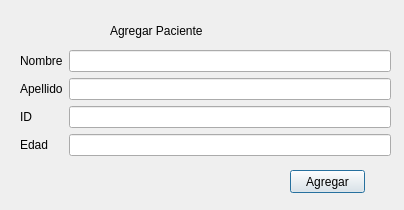
<?xml version="1.0" encoding="UTF-8"?>
<ui version="4.0">
 <class>Dialog</class>
 <widget class="QDialog" name="Dialog">
  <property name="geometry">
   <rect>
    <x>0</x>
    <y>0</y>
    <width>404</width>
    <height>210</height>
   </rect>
  </property>
  <property name="windowTitle">
   <string>Dialog</string>
  </property>
  <widget class="QWidget" name="formLayoutWidget">
   <property name="geometry">
    <rect>
     <x>20</x>
     <y>50</y>
     <width>371</width>
     <height>111</height>
    </rect>
   </property>
   <layout class="QFormLayout" name="formLayout">
    <item row="0" column="0">
     <widget class="QLabel" name="label_3">
      <property name="text">
       <string>Nombre</string>
      </property>
     </widget>
    </item>
    <item row="0" column="1">
     <widget class="QLineEdit" name="nombre"/>
    </item>
    <item row="1" column="0">
     <widget class="QLabel" name="label_2">
      <property name="text">
       <string>Apellido</string>
      </property>
     </widget>
    </item>
    <item row="1" column="1">
     <widget class="QLineEdit" name="apellido"/>
    </item>
    <item row="2" column="0">
     <widget class="QLabel" name="label_4">
      <property name="text">
       <string>ID</string>
      </property>
     </widget>
    </item>
    <item row="2" column="1">
     <widget class="QLineEdit" name="id"/>
    </item>
    <item row="3" column="0">
     <widget class="QLabel" name="label_5">
      <property name="text">
       <string>Edad</string>
      </property>
     </widget>
    </item>
    <item row="3" column="1">
     <widget class="QLineEdit" name="edad"/>
    </item>
   </layout>
  </widget>
  <widget class="QLabel" name="label">
   <property name="geometry">
    <rect>
     <x>110</x>
     <y>20</y>
     <width>151</width>
     <height>22</height>
    </rect>
   </property>
   <property name="styleSheet">
    <string notr="true">font: 12pt &quot;MS Shell Dlg 2&quot;;</string>
   </property>
   <property name="text">
    <string>Agregar Paciente </string>
   </property>
  </widget>
  <widget class="QPushButton" name="boton_agregar">
   <property name="geometry">
    <rect>
     <x>290</x>
     <y>170</y>
     <width>75</width>
     <height>23</height>
    </rect>
   </property>
   <property name="text">
    <string>Agregar</string>
   </property>
  </widget>
 </widget>
 <resources/>
 <connections/>
</ui>
